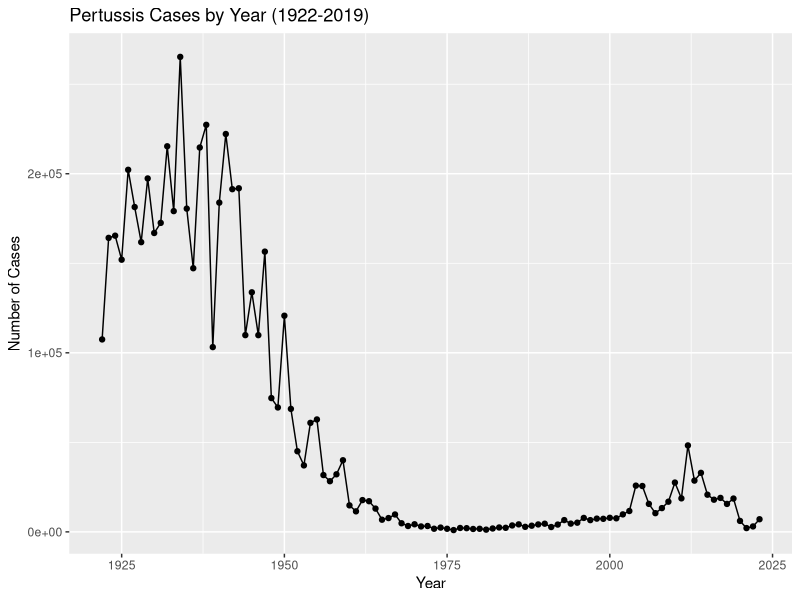
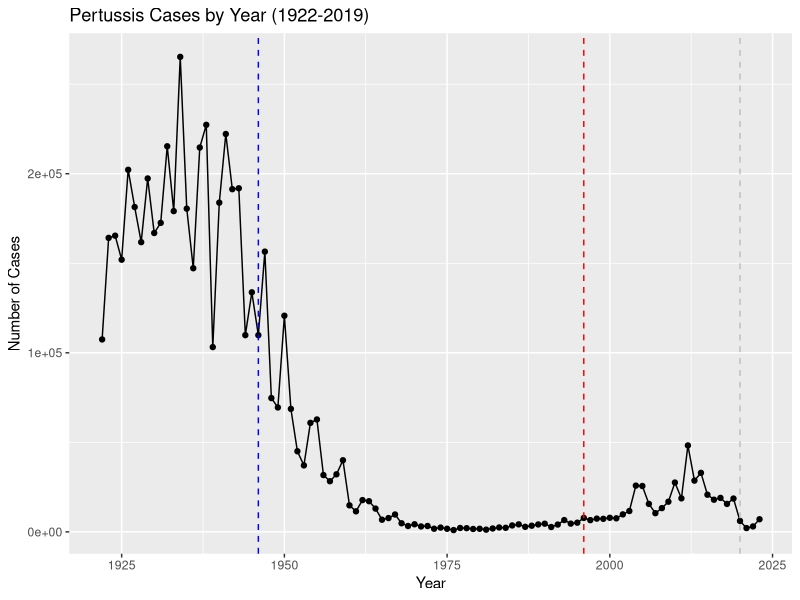

The R script that drew these images, in order: (Note: this script raises an error after producing the figures.)
## ---- chunk 1
cdc <- data.frame(
                                 year = c(1922L,1923L,1924L,1925L,
                                          1926L,1927L,1928L,1929L,1930L,1931L,
                                          1932L,1933L,1934L,1935L,1936L,
                                          1937L,1938L,1939L,1940L,1941L,1942L,
                                          1943L,1944L,1945L,1946L,1947L,
                                          1948L,1949L,1950L,1951L,1952L,
                                          1953L,1954L,1955L,1956L,1957L,1958L,
                                          1959L,1960L,1961L,1962L,1963L,
                                          1964L,1965L,1966L,1967L,1968L,1969L,
                                          1970L,1971L,1972L,1973L,1974L,
                                          1975L,1976L,1977L,1978L,1979L,1980L,
                                          1981L,1982L,1983L,1984L,1985L,
                                          1986L,1987L,1988L,1989L,1990L,
                                          1991L,1992L,1993L,1994L,1995L,1996L,
                                          1997L,1998L,1999L,2000L,2001L,
                                          2002L,2003L,2004L,2005L,2006L,2007L,
                                          2008L,2009L,2010L,2011L,2012L,
                                          2013L,2014L,2015L,2016L,2017L,2018L,
                                          2019L,2020L,2021L,2022L,2023L),
         cases = c(107473,164191,165418,152003,
                                          202210,181411,161799,197371,
                                          166914,172559,215343,179135,265269,
                                          180518,147237,214652,227319,103188,
                                          183866,222202,191383,191890,109873,
                                          133792,109860,156517,74715,69479,
                                          120718,68687,45030,37129,60886,
                                          62786,31732,28295,32148,40005,
                                          14809,11468,17749,17135,13005,6799,
                                          7717,9718,4810,3285,4249,3036,
                                          3287,1759,2402,1738,1010,2177,2063,
                                          1623,1730,1248,1895,2463,2276,
                                          3589,4195,2823,3450,4157,4570,
                                          2719,4083,6586,4617,5137,7796,6564,
                                          7405,7298,7867,7580,9771,11647,
                                          25827,25616,15632,10454,13278,
                                          16858,27550,18719,48277,28639,32971,
                                          20762,17972,18975,15609,18617,
                                          6124,2116,3044,7063)
       )
## ---- chunk 2
library(ggplot2)

ggplot(cdc) + 
  aes(year, cases) +
  geom_point() +
  geom_line() +
  labs(x="Year", y="Number of Cases", title = "Pertussis Cases by Year (1922-2019)")
## ---- chunk 3
ggplot(cdc) + 
  aes(year, cases) +
  geom_point() +
  geom_line() +
  geom_vline(xintercept = 1946, col="blue", linetype="dashed") +
  geom_vline(xintercept = 1996, col="red", linetype="dashed") +
  geom_vline(xintercept = 2020, col="grey", linetype="dashed") +
  labs(x="Year", y="Number of Cases", title = "Pertussis Cases by Year (1922-2019)")
## ---- chunk 4
library(jsonlite)
subject <- read_json("http://cmi-pb.org/api/v5_1/subject", simplifyVector = TRUE)
head(subject)
## ---- chunk 5
nrow(subject)
## ---- chunk 6
table(subject$infancy_vac)
## ---- chunk 7
table(subject$biological_sex)
## ---- chunk 8
table(subject$race, subject$biological_sex)
## ---- chunk 9
library(lubridate)
## ---- chunk 10
today()
## ---- chunk 11
today() - ymd("2000-01-01")
## ---- chunk 12
time_length( today() - ymd("2000-01-01"),  "years")
## ---- chunk 13
# Using ymd() function on the appropriate column of our subject data frame together with today’s date we can calculate the age in days for subjects. We can optionally store this back into our subject data frame for later use:

subject$age <- today() - ymd(subject$year_of_birth)
## ---- chunk 14
library(dplyr)
## ---- chunk 15
# Next we can use dplyr’s filter() function to limit ourselves to a particular subset of subjects to examine the 6 number summary of their age in years:

ap <- subject %>% filter(infancy_vac == "aP")

round( summary( time_length( ap$age, "years" ) ) )
## ---- chunk 16
# wP
wp <- subject %>% filter(infancy_vac == "wP")
round( summary( time_length( wp$age, "years" ) ) )
## ---- chunk 17
# Are they significantly different?
t <- t.test(ap$age, wp$age)
t$p.value
## ---- chunk 18
int <- ymd(subject$date_of_boost) - ymd(subject$year_of_birth)
age_at_boost <- time_length(int, "year")
subject$age_at_boost <- age_at_boost
head(subject)
## ---- chunk 19
ggplot(subject) +
  aes(time_length(age, "year"),
      fill=as.factor(infancy_vac)) +
  geom_histogram(show.legend=FALSE) +
  facet_wrap(vars(infancy_vac), nrow=2) +
  xlab("Age in years")

x <- t.test(time_length( wp$age, "years" ),
       time_length( ap$age, "years" ))

x$p.value
## ---- chunk 20
# Complete the API URLs...
specimen <- read_json("http://cmi-pb.org/api/v5_1/specimen", simplifyVector = TRUE)
ab_titer <- read_json("http://cmi-pb.org/api/v5_1/plasma_ab_titer", simplifyVector = TRUE)
## ---- chunk 21
meta <- inner_join(specimen, subject)
dim(meta)
head(meta)
## ---- chunk 22
abdata <- inner_join(ab_titer, meta)
dim(abdata)
## ---- chunk 23
table(abdata$isotype)
## ---- chunk 24
table(abdata$dataset)
## ---- chunk 25
igg <- abdata %>% filter(isotype == "IgG")
head(igg)
## ---- chunk 26
ggplot(igg) +
  aes(MFI_normalised, antigen) +
  geom_boxplot() + 
    xlim(0,75) +
  facet_wrap(vars(visit), nrow=2)
## ---- chunk 27
abdata.21 <- abdata %>% filter(dataset == "2021_dataset")

abdata.21 %>% 
  filter(isotype == "IgG",  antigen == "PT") %>%
  ggplot() +
    aes(x=planned_day_relative_to_boost,
        y=MFI_normalised,
        col=infancy_vac,
        group=subject_id) +
    geom_point() +
    geom_line() +
    geom_vline(xintercept=0, linetype="dashed") +
    geom_vline(xintercept=14, linetype="dashed") +
  labs(title="2021 dataset IgG PT",
       subtitle = "Dashed lines indicate day 0 (pre-boost) and 14 (apparent peak levels)")
## ---- chunk 28
igg <- igg %>% filter(visit %in% 1:8)
ggplot(igg) +
  aes(MFI_normalised, antigen, col=infancy_vac) +
  geom_boxplot() +
  facet_wrap(~visit, nrow=2)
